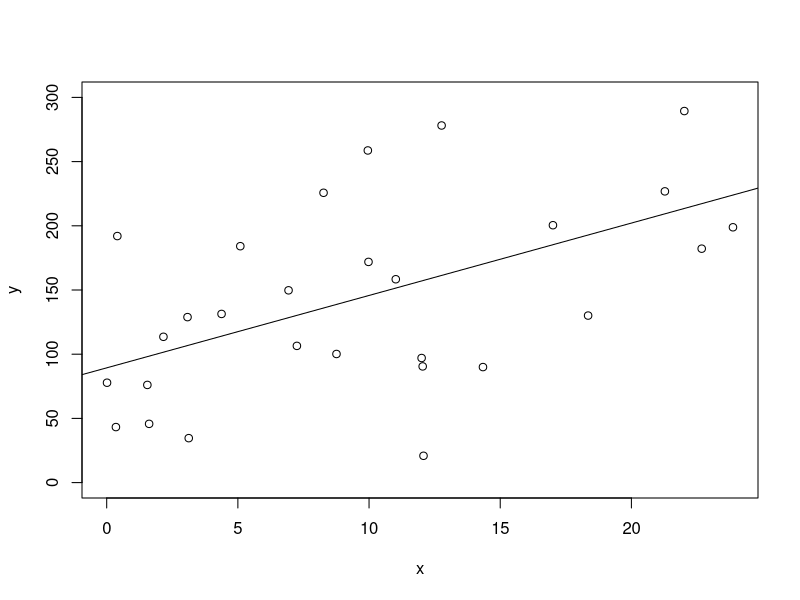
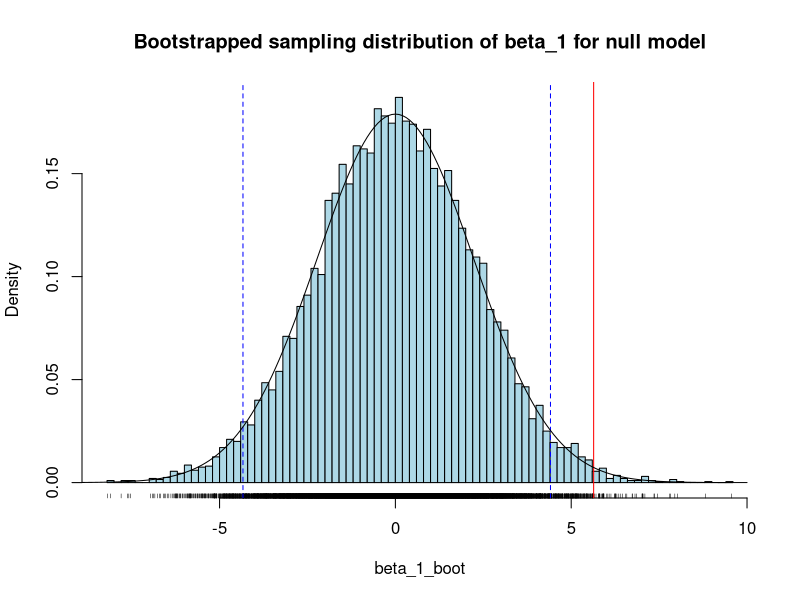

These charts were generated, in order, by the following R code:
#' ---
#' title: Solution to bootstrap *p*-value
#' author: Brett Melbourne
#' date: 15 Sep 2021
#' output:
#'     github_document:
#'         pandoc_args: --webtex
#' ---

#' The task is to bootstrap a *p*-value for the slope $\beta_1$.
#'
#' Algorithm:
#' ```
#' fit null model (beta_0 only)
#' record beta_0 and sigma_e
#' fit full model (beta_0 and beta_1)
#' record the estimated beta_1 (call this beta_1_obs)
#' repeat very many times
#'     generate data from the null model
#'     fit the full model
#'     record the estimated beta_1 (call this beta_1_boot)
#' calculate the frequency beta_1_boot is as large or larger than beta_1_obs
#' ```
#' 

#' Generate some fake data to work with. Your algorithm will use your own
#' dataset. This example has a loose relationship with large $\sigma_e$.
set.seed(11.5) #make example reproducible
n <- 30  #size of dataset
b0 <- 100 #true y intercept
b1 <- 7 #true slope
s <- 100  #true standard deviation of the errors
x <- runif(n,min=0,max=25) #nb while we have used runif, x is not a random variable
y <- b0 + b1 * x + rnorm(n,sd=s) #random sample of y from the population

#' Fit null model (intercept only) and record parameters
fit_m0 <- lm(y~1)
beta_0 <- coef(fit_m0)[1]
sigma_e <- sqrt(sum(fit_m0$residuals^2) / fit_m0$df.residual)

#' Fit full model (intercept and slope) and record slope
fit_m1 <- lm(y~x)
beta_1 <- coef(fit_m1)[2]

#' Visualize data with fitted full model
plot(x,y,ylim=c(0,300))
abline(fit_m1)

#' Bootstrap algorithm
#+ results=FALSE
reps <- 10000
beta_1_boot <- rep(NA,reps)
for ( i in 1:reps ) {
    y_boot <- beta_0 + rnorm(n,sd=sigma_e)
    fit_m1_boot <- lm(y_boot~x)
    beta_1_boot[i] <- coef(fit_m1_boot)[2]
    if ( i %% 1000 == 0 ) print(paste(100*i/reps,"%",sep="")) #monitoring
}

#' Calculate two-tailed *p*-value, which is the notion that the magnitude of the
#' observed $\beta_1$ is at issue and not its specific sign, so we need to
#' consider magnitudes of $\beta_1$ of either sign in the sampling distribution.
sum( beta_1_boot >= beta_1 | beta_1_boot <= -beta_1 ) / reps
#sum(abs(beta_1_boot) >= abs(beta_1)) / reps #equivalent

#' Compare the bootstrap *p*-value to the classical *p*-value. It's very similar
#' in this case. The appropriate *p*-value is on line `x`.
summary(fit_m1)

#' Visualize the bootstrap distribution.
hist(beta_1_boot,freq=FALSE,breaks=100,col="lightblue",main=
         "Bootstrapped sampling distribution of beta_1 for null model")
rug(beta_1_boot,ticksize=0.01)
abline(v=beta_1,col="red")
abline(v=quantile(beta_1_boot,p=c(0.025,0.975)),col="blue",lty=2)
lines(seq(-10,10,0.1),dnorm(seq(-10,10,0.1),mean=0,sd=sd(beta_1_boot)))

#' As usual, the histogram show us the result of the bootstrap. I have added a
#' rug plot, which puts a tickmark for each bootstrap replicate. I have also
#' added a red line to show the observed (fitted) value for $\beta_1$ and two
#' vertical dashed lines that show the 2.5% and 97.5% quantiles of the bootstrap
#' distribution. I have also overlaid a Normal distribution on the histogram. We
#' see that the bootstrap distribution tends Normal, as expected from theory
#' based on the assumptions of the null model.
#'
#' We can explore other options for the statistic and for the estimate of
#' $\sigma_e$. If we take $\sigma_e$ from the full model, the *p*-value seems
#' over-optimistic in this case. If we use the *t* statistic and take $\sigma_e$
#' from the full model, we find that the *p*-value is almost identical to the
#' classical result, which matches the setup of the classical test. Also, with
#' the *t* statistic it makes little difference whether $\sigma_e$ is from the
#' null or the full model because the *t* statistic standardizes $\beta_1$ by
#' its standard error, which in turn is a function of $\sigma_e$.
